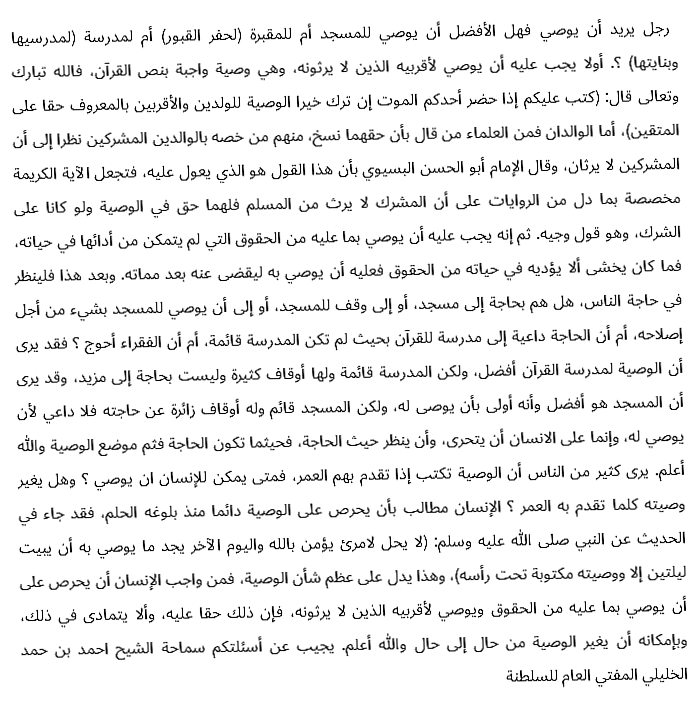
#> input picture scanned/capr6.png, 699 x 712 px, found by its file name
$ python main.py
#> lines starting #> are read from the running program, lines starting #| are printed output that depends on the picture; after the words box and inside, x2 and y2 are one past the last pixel; in counts of white or black regions, pixels touching at a corner belong together
### src/preprocessing.py
from allimports import *


def skewCorrection(image):
    thresh = cv2.threshold(image, 0, 255, cv2.THRESH_BINARY | cv2.THRESH_OTSU)[1]
    coords = np.column_stack(np.where(thresh > 0))
    angle = cv2.minAreaRect(coords)[-1]
    if angle < -45:
        angle = -(90 + angle)
    else:
        angle = -angle

    (h, w) = image.shape[:2]
    center = (w // 2, h // 2)
    M = cv2.getRotationMatrix2D(center, angle, 1.0)
    rotated = cv2.warpAffine(image, M, (w, h), flags=cv2.INTER_CUBIC, borderMode=cv2.BORDER_REPLICATE)
    return rotated


def preprocessing(image):
    # median=cv2.medianBlur(image,5)
    gray = rgb2gray(image)
    gray = cv2.bitwise_not(gray)
    rotated = skewCorrection(gray)
    # thresh = cv2.threshold(rotated, 0, 255,cv2.THRESH_BINARY | cv2.THRESH_OTSU)[1]
    # thresh=filters.apply_hysteresis_threshold(rotated,60,150)
    thresh = cv2.adaptiveThreshold(rotated, 255, cv2.ADAPTIVE_THRESH_MEAN_C, cv2.THRESH_BINARY, 9, -2)
    kernel = np.ones((2, 2), np.uint8)
    kernel2 = np.ones((3, 3), np.uint8)
    # [12 lines of commented-out code are left out]
    return thresh

### src/LineSegmentation.py
from allimports import *


def lineSegmentation(image):
    segments = []
    indices=[]
    start = 0
    end = 0
    state = 0
    for i in range(image.shape[0]):
        if sum(image[i, :]) > 0 and state == 0:
            start = i
            state = 1
        elif sum(image[i, :]) == 0 and state == 1:
            end = i
            state = 0
            segments.append(np.array(image[start:end, :]))
            indices.append([start,end])
    return segments,indices

### src/WordSegmentation.py
from allimports import *


def getWordDist(line):
    words = []
    state = 0
    start = 0
    end = 0
    maxi = 0
    for i in range(line.shape[1] - 1, 0, -1):
        if sum(line[:, i]) > 0 and state == 0:
            start = i
            state = 1
            if maxi < abs(start - end) and end > 0:
                maxi = abs(start - end)
        elif sum(line[:, i]) == 0 and state == 1:
            end = i
            state = 0
    return maxi


def wordSegmentation(line, maxdist):
    segments = []
    indices=[]
    start = 0
    state = 0
    pos = 0
    end = 0
    for i in range(line.shape[1] - 1, 0, -1):
        if state == 2 and sum(line[:, i]) > 0:
            state = 1
            if abs(i - pos) >= maxdist - 3 and abs(i - pos) <= maxdist + 2:
                state = 0
                segments.append(np.array(line[:, pos:start + 2]))
                indices.append([pos,start+2])
        if sum(line[:, i]) > 0 and state == 0:
            start = i
            state = 1
        elif sum(line[:, i]) == 0 and state == 1:
            state = 2
            pos = i
            end = i
    segments.append(np.array(line[:, end:start + 2]))
    indices.append([pos,start+2])
    return segments,indices

### src/CharSegmentation.py
from allimports import *


def getBasline(line):
    thinned = thin(line, 10)
    maxProj = 0
    maxIndex = 0
    for i in range(line.shape[0]):
        proj = sum(thinned[i, :])
        if maxProj < proj:
            maxProj = proj
            maxIndex = i
    return maxIndex


def getLineOfMaxTransitions(line, baseline):
    maxTransitions = 0
    maxTransIndex = 0
    for i in range(baseline):
        state = 0
        transitions = 0
        for j in range(line.shape[1]):
            if state == 0 and line[i][j] > 0:
                transitions += 1
                state = 1
            elif state == 1 and line[i][j] == 0:
                transitions += 1
                state = 0
        if maxTransitions < transitions:
            maxTransitions = transitions
            maxTransIndex = i
    return maxTransIndex


def checkCutPoint(word, MFV, start, end):
    #print("MFV: ", MFV)
    mid = round((start + end + 1) / 2)
    for i in range(start, end - 1, -1):
        if sum(word[:, i]) == 0:
            #print("empty space")
            return i

    if sum(word[:, mid]) == MFV:
        #print("just in the middle")
        return mid
    else:
        for i in range(end, mid - 1, -1):
            if sum(word[:, mid]) <= MFV:
                #print("near the end")
                return i

        for i in range(mid, start + 1):
            if sum(word[:, mid]) <= MFV:
                #print("near the start")
                return i
    #print("bad luck :(")
    return mid

def getHPBnHBA(word,baseline):
    HPA = 0
    for j in range(baseline):
        HPA += sum(word[j,:])
    HPB = 0
    for j in range(baseline + 1, word.shape[0], 1):
        HPB += sum(word[j,:])

    return HPA,HPB

def getPotentialSeparationPoints(line, word, maxTransIndex):
    tempLine = line.copy()
    tempLine = cv2.morphologyEx(tempLine, cv2.MORPH_OPEN, np.ones((2, 2), np.uint8))
    projections = []
    for i in range(tempLine.shape[1]):
        if sum(tempLine[:, i]) > 0:
            projections.append(sum(tempLine[:, i]))
    #mostFrValue = mode(projections)
    if len(projections)>0:
        projections.sort()
        mostFrValue = Counter(projections)
        mostFrValue = mostFrValue.most_common(1)[0][0]
    else:
        mostFrValue=510

    start = 0
    end = 0
    cut = 0
    state = 1
    allCuts = []
    startend = []
    # finds white pixel means end , find black pixel means start
    for i in range(word.shape[1] - 1, -1, -1):
        if state == 0 and word[maxTransIndex][i] > 0:
            end = i
            #print(start, ",", end)
            cut = checkCutPoint(word, mostFrValue, start, end)
            allCuts.append(cut)
            startend.append([start, end])
            state = 1
        elif state == 1 and word[maxTransIndex][i] == 0:
            start = i
            state = 0
    return allCuts, startend, mostFrValue


def checkHolesV(word, cutIndex):
    state = 0
    transitions = 0
    hindex = 0
    for i in range(word.shape[0] - 1, -1, -1):
        if state == 0 and word[i][cutIndex] > 0:
            transitions += 1
            if transitions == 3:
                hindex = i + 1
                return True, hindex
            state = 1
        elif state == 1 and word[i][cutIndex] == 0:
            transitions += 1

            state = 0

    return False, None


def checkHolesH(word, hIndex, start, end):
    state = 0
    transitions = 0
    for i in range(start, end - 1, -1):
        if state == 0 and word[hIndex][i] > 0:
            transitions += 1
            state = 1
        elif state == 1 and word[hIndex][i] == 0:
            transitions += 1
            state = 0

        if transitions == 3:
            return True
    return False


def getStartnEnd(word,hIndex,cutIndex):
    i = cutIndex
    while i < word.shape[1] and checkHolesV(word, i)[0]:
        i += 1
        if i < word.shape[1] and word[hIndex][i] > 0:
            break
    if i==word.shape[1]:
        i-=1
    start = i
    i = cutIndex
    while i >= 0 and checkHolesV(word, i)[0]:
        i -= 1
        if i>=0 and word[hIndex][i] > 0:
            break
    if i<0:
        i=0
    end = i
    return start,end


def checkAllHoles(word,cutIndex):
    i = cutIndex
    con, hIndex = checkHolesV(word, i)
    if con:
        start, end = getStartnEnd(word, hIndex, cutIndex)
        if checkHolesH(word, hIndex, start, end):
            return True
        else:
            con, hIndex2 = checkHolesV(word[0:hIndex, :], i)
            if con:
                start, end = getStartnEnd(word[0:hIndex, :], hIndex2, cutIndex)
                if checkHolesH(word, hIndex2, start, end):
                    return True
    return False

def checkAllDots(seg):
    dots = False
    hIndexd = 0
    for i in range(seg.shape[1] - 1, -1, -1):
        con, hIndex = checkHolesV(seg, i)
        if con:
            start, end = getStartnEnd(seg, hIndex, i)
            if sum(seg[hIndex, end:start+1]) == 0 :#or sum(seg[hIndex-1, end:start+1]) == 0:
                return True,hIndex
            else:
                con, hIndex2 = checkHolesV(seg[0:hIndex, :], i)
                if con:
                    start, end = getStartnEnd(seg[0:hIndex, :], hIndex2, i)
                    if sum(seg[hIndex2, end:start+1]) == 0 :#or sum(seg[hIndex2, end:start+1]):
                        return True, hIndex2
    return False,None


def getHeight(seg):
    HPs = []
    for i in range(seg.shape[0]):
        s = int(sum(seg[i, :]))
        HPs.append(s)
    i = 0
    while i < len(HPs) and HPs[i] == 0:
        i += 1
    start = i
    i = len(HPs) - 1
    while i >= 0 and HPs[i] == 0:
        i -= 1
    end = i
    height = abs(end - start)
    return height, HPs, end

# [15 lines left out: function getWidth, not called in this run]


def checkDots(seg):
    dots=False
    hIndexd=0
    for i in range(seg.shape[1] - 1, -1, -1):
        con, hIndex = checkHolesV(seg, i)
        if con:
            if con and (sum(seg[hIndex,:]) == 0 ):#or sum(seg[hIndex-1,:]) == 0 ):
            #if not checkHolesH(seg,hIndex,seg.shape[1]-1,0):
                dots = True
                hIndexd = hIndex
                break
    return dots,hIndexd


def checkStroke(seg,baseline,MFV):
    dots = False
    holes=False
    dots, hIndexd=checkDots(seg)
    newSeg = seg.copy()
    # to remove dots
    if dots:
        if hIndexd >=baseline-2:
            newSeg[hIndexd:newSeg.shape[0], :] = 0
        else:
            newSeg[0:hIndexd, :] = 0
    else:
        dots2,hIndex2=checkAllDots(seg)
        if dots2:
            if hIndex2 >= baseline - 2:
                newSeg[hIndex2:newSeg.shape[0], :] = 0
            else:
                newSeg[0:hIndex2, :] = 0


    # then check for holes
    for i in range(newSeg.shape[1] - 1, -1, -1):
        con, hIndex = checkHolesV(newSeg, i)
        if con:
            holes=checkAllHoles(newSeg, i)
            if holes:
                return False, dots

    # remove useless characters
    height, HPs, end = getHeight(newSeg)
    #height = height-abs(baseline-end)
    HPs = np.array(HPs)
    secondPeak = 0
    MF = 0
    if len(HPs[HPs > 0]) > 0:
        x = HPs[HPs > 0]
        x.sort()
        MF = Counter(x)
        MF = MF.most_common(1)[0][0]
    HPA,HPB = getHPBnHBA(newSeg, baseline)
    if HPA < HPB:
        return False,dots
    if height > (3/4) * abs(baseline-seg.shape[0]-1) or height <=2:
        return False,dots
    if MF > MFV+255:
       return False,dots
    return True,dots


def connectedComponent(word, s1, s2):  # from current cut index to next one
    indices = [[1, 0], [1, -1], [0, -1], [1, 1], [0, 1], [-1, 0], [-1, 1], [-1, -1]]
    word[s1, s2] = 3
    stack1 = [s1]
    stack2 = [s2]
    pixels=[]
    pixels.append([s1,s2])
    while len(stack1) > 0:
        x = stack1[-1]
        y = stack2[-1]
        stack1.pop()
        stack2.pop()
        for j in range(len(indices)):
            if 0 <= x+indices[j][0] < word.shape[0] and 0 <= y + indices[j][1] < word.shape[1] and word[x+indices[j][0],y+indices[j][1]] > 3:
                word[x + indices[j][0], y + indices[j][1]] = 3
                stack1.append(x+indices[j][0])
                stack2.append(y+indices[j][1])
                pixels.append([x+indices[j][0],y+indices[j][1]])
    return pixels


def checkPath(word,cutIndex,baseline):
    dots, hIndexd=checkAllDots(word)
    temp= word.copy()
    if dots:
        if hIndexd >= baseline-2:
            temp[hIndexd:temp.shape[0],:] = 0
        else:
            temp[0:hIndexd, :] = 0

    c = 0
    components=[]
    lenghts=[]
    for i in range(temp.shape[0]-1,-1,-1):
        for j in range(temp.shape[1]-1,-1,-1):
            if temp[i][j] > 3:
                x=connectedComponent(temp, i, j)
                x = np.array(x)
                components.append(x)

                MF = Counter(x[:,0])
                MF = MF.most_common(1)[0][1]
                lenghts.append(MF)

                c += 1
                if c > 1:
                    components=np.array(components)
                    lenghts=np.array(lenghts)
                    components=np.array(components[lenghts==min(lenghts)])
                    word[components[0][:,0],components[0][:,1]]=0
                    return True
    return False

def wrongLastRegion(baseline,seg):
    fisrtW=np.where(seg[baseline,:]==255)[0][0]
    secondW=np.where(seg[baseline-2,:]==255)[0][0]
    if abs(fisrtW-secondW) > 3:
        return False
    return True


def cutsFiltration(words, cuts, baseline, MTI, MFV, startend):
    valid = []
    i = 1
    word=words.copy()
    while i < len(cuts):
        start = startend[i][0]
        end = startend[i][1]
        HPA, HPB = getHPBnHBA(word[:, end + 1:start], baseline)

        # [4 lines of commented-out code are left out]
        if i == len(cuts) - 1:
            endcut = 0
        else:
            # con1, hIndex1 = checkHolesV(word, cuts[i + 1])
            endcut = cuts[i + 1]
        if i >= len(cuts) - 2:
            endcut1 = 0
        else:
            # con2, hIndex2 = checkHolesV(word, cuts[i + 2])
            endcut1 = cuts[i + 2]
        if i >= len(cuts) - 3:
            endcut2 = 0
        else:
            endcut2 = cuts[i + 3]

        height, HPs, down = getHeight(word[:, endcut:cuts[i]])
        top = abs(height-down)
        above = abs(baseline-top)
        below = abs(above-height)+1

        #height2, HPs2, down2 = getHeight(word[baseline:word.shape[0], endcut:cuts[i]])
        #width=getWidth(word[:, endcut:cuts[i-1]])
        #HPA2, HPB2 = getHPBnHBA(word[:, endcut:cuts[i]], baseline)
        stroke1, dots1 = checkStroke(word[:, cuts[i]:cuts[i-1]], baseline, MFV)
        stroke2, dots2 = checkStroke(word[:, endcut:cuts[i]], baseline, MFV)
        stroke3, dots3 = checkStroke(word[:, endcut1:endcut], baseline, MFV)

        if sum(word[:, cuts[i]]) == 0 and i > 0 :  # 2 separated letters
            valid.append(cuts[i])
            print("valid, VP=0: ", i)

        elif i > 0 and checkAllHoles(word[:, endcut:cuts[i-1]+1], abs(cuts[i]-endcut)):  # it has a hole
            print("invalid, hole: ", i)
            del cuts[i]
            continue

        elif checkPath(word[:, endcut:cuts[i]+1], cuts[i], baseline):
            valid.append(cuts[i])
            print("valid, no path: ", i)

        elif sum(word[baseline:baseline+1,cuts[i]] )== 0 and i > 0:  # no baseline between start and end of the region
            if HPB >= HPA:
                 print("invalid,no baseline, HPB > HPA: ", i)
                 i+=1
                 continue
            # [14 lines of commented-out code are left out]

        elif (i == len(cuts)-1 and sum(word[:, cuts[i]]) != 0 and above > below and above < (7/8) * baseline and wrongLastRegion(baseline,word[:,endcut:cuts[i]])) :
                # or (
                # i < len(cuts) - 1 and sum(word[:, cuts[i + 1]]) == 0
                # and height < (1 / 2) * abs(baseline - abs(height - down))):
            # last region and height < half baseline to top pixel
            print("invalid, last region or height < baseline to top", i)
            i += 1
            continue

        elif not stroke1:
            valid.append(cuts[i])
            print("not stroke", i)
            # [10 lines of commented-out code are left out]

        elif stroke1:
            if dots1:  # dots
                valid.append(cuts[i])
                print("stroke with dots", i)

            if not dots1:     # no dots
                if stroke2:     # next is stroke
                    if not dots2:    # no dots
                        if sum(word[:, endcut2]) > 0:
                            valid.append(cuts[i+2])
                            print("stroke without dots and the next is stroke without dots mesh a5er seen", i)
                            i += 3
                            continue
                        else:
                            print("stroke without dots and the next is stroke without dots a5er seen", i)
                            i += 2
                            continue


                    elif dots2:    # next is stroke with dots
                        if stroke3 and not dots3:   # next next is stroke without dots
                            if sum(word[:, endcut2]) > 0:
                                valid.append(cuts[i + 2])
                                print("stroke without dots,next is stroke with dots and nn is stroke without dots mesh a5er sheen", i)
                                i += 3
                                continue
                            else:
                                print("stroke without dots,next is stroke with dots and nn is stroke without dots a5er sheen", i)
                                i += 2
                                continue
                            # [4 lines of commented-out code are left out]
                else:  # next is not stroke
                    #valid[len(valid)-1] = cuts[i]
                    valid.append(cuts[i])
                    print("stroke without dots next is not stroke")
        else:
            print("passed all conditions", i)
            valid.append(cuts[i])
        i += 1
    return valid

### src/main.py
from CharSegmentation import *
from preprocessing import *
from LineSegmentation import *
from WordSegmentation import *


image = io.imread('..\scanned\capr6.png')
#> image is the input picture: shape (712, 699); min 0, max 255, mean 238.5
print("start")
image = preprocessing(image)
#> in preprocessing, `gray = cv2.bitwise_not(gray)`:
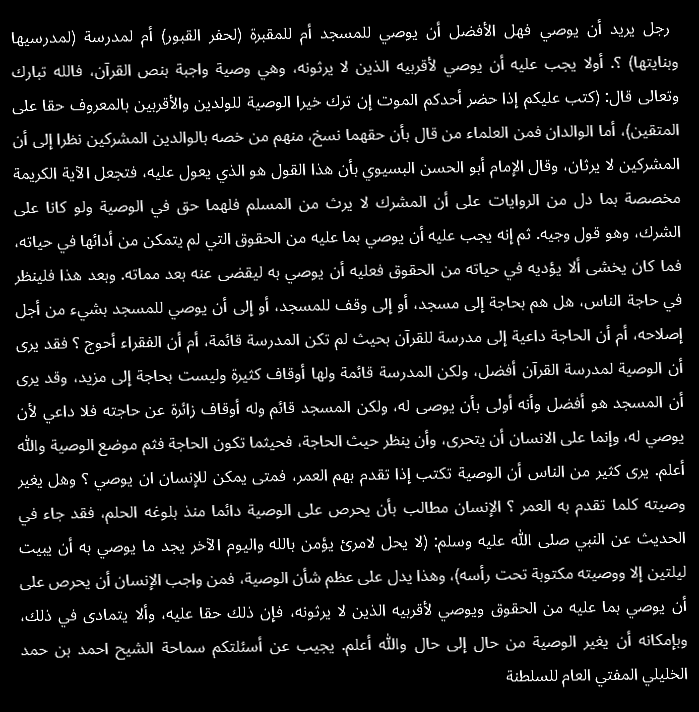
#> gray: shape (712, 699); min 0, max 255, mean 16.5
#> in skewCorrection, `thresh = cv2.threshold(image, 0, 255, cv2.THRESH_BINARY | cv2.THRESH_O..`:
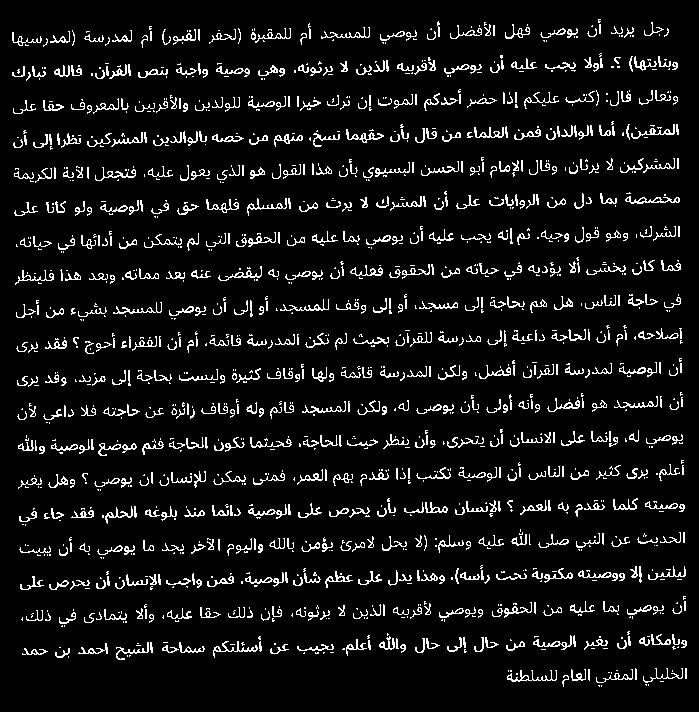
#> thresh: shape (712, 699); 7.6% white in thin lines or dots
#> in skewCorrection, `coords = np.column_stack(np.where(thresh > 0))`: coords = 37901 pairs, first value 19 to 686, second value 12 to 686
#> in skewCorrection, `angle = cv2.minAreaRect(coords)[-1]`: angle = -89.18
#> in skewCorrection, `angle = -(90 + angle)`: angle = -0.824
#> in skewCorrection, `M = cv2.getRotationMatrix2D(center, angle, 1.0)`: M = [[1, -0.0144, 5.16], [0.0144, 1, -4.98]]
#> in skewCorrection, `rotated = cv2.warpAffine(image, M, (w, h), flags=cv2.INTER_CUBIC, bord..`:
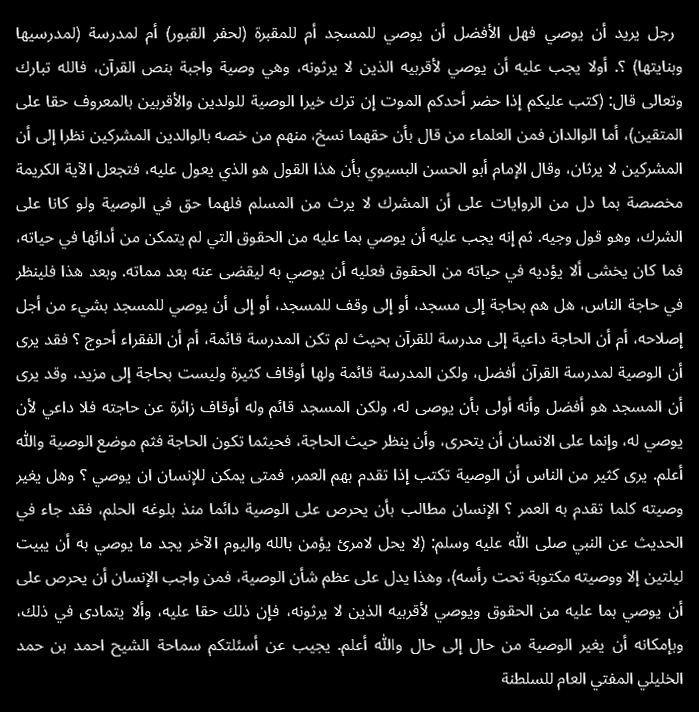
#> rotated: shape (712, 699); min 0, max 255, mean 17.2
#> in preprocessing, `thresh = cv2.adaptiveThreshold(rotated, 255, cv2.ADAPTIVE_THRESH_MEAN_..`:
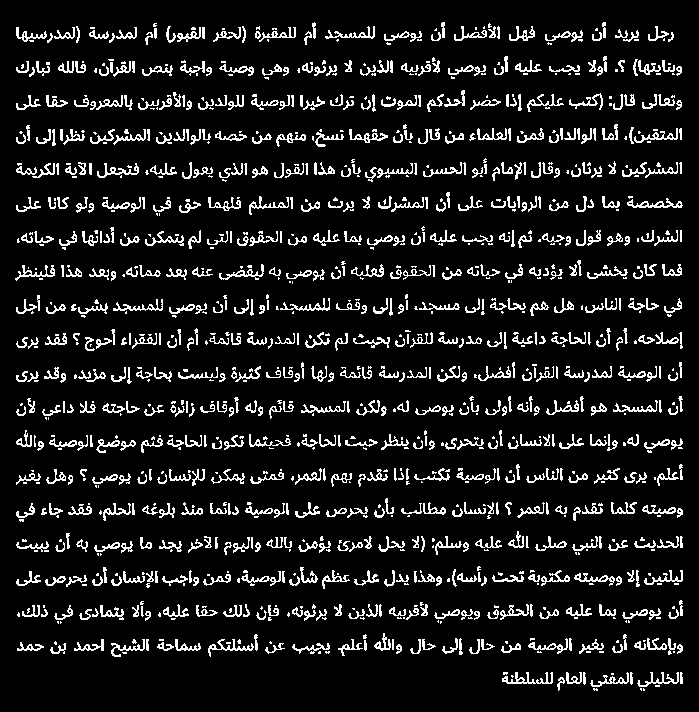
#> thresh: shape (712, 699); 10.3% white in thin lines or dots, all inside (x1, y1, x2, y2) = (15, 22, 683, 691)
line,lindices = lineSegmentation(image)
#> after the loop in lineSegmentation, `for i in range(image.shape[0]):`: end = 691; indices = [[22, 45], [56, 80], [90, 112], [124, 147], [158, 182], [192, 216], [226, 250], [260, 284], [294, 318], [328, 351], [362, 384], [396, 420], [430, 453], [464, 488], [498, 522], [531, 556], [566, 589], [600, 624], [633, 657], [672, 691]]; segments = 20 items; start = 672; state = 0
#> line = 20 items; lindices has the same summary as indices in lineSegmentation
for i in range(len(lindices)):
     cv2.line(image, (0,lindices[i][0]), (image.shape[1]-1,lindices[i][0]), (255, 0, 0), 1)
     cv2.line(image, (0, lindices[i][1]), (image.shape[1] - 1, lindices[i][1]), (255, 0, 0), 1)
#> this loop made 20 passes
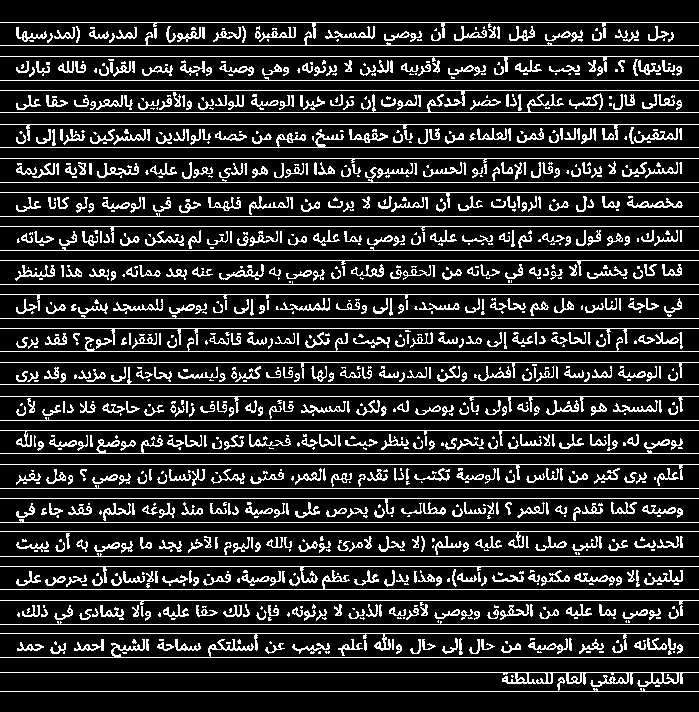
#> image: shape (712, 699); 15.9% white in thin lines or dots
dist = getWordDist(line[0])
#> after the loop in getWordDist, `for i in range(line.shape[1] - 1, 0, -1):`: end = 15; maxi = 10; start = 52; state = 0
#> dist = 10

for i in range(len(line)):
    base = getBasline(line[i])
    trans = getLineOfMaxTransitions(line[i], base)
    words, windices = wordSegmentation(line[i], dist)
    for j in range(len(words)):
        cv2.line(image, (windices[j][0], lindices[i][0]), (windices[j][0], lindices[i][1]), (255, 0, 0), 1)
        cv2.line(image, (windices[j][1], lindices[i][0]), (windices[j][1], lindices[i][1]), (255, 0, 0), 1)
        cuts, startend, MFV = getPotentialSeparationPoints(line[i], words[j], trans)
#> (the run stopped early here; a loop or call above may not have finished)
